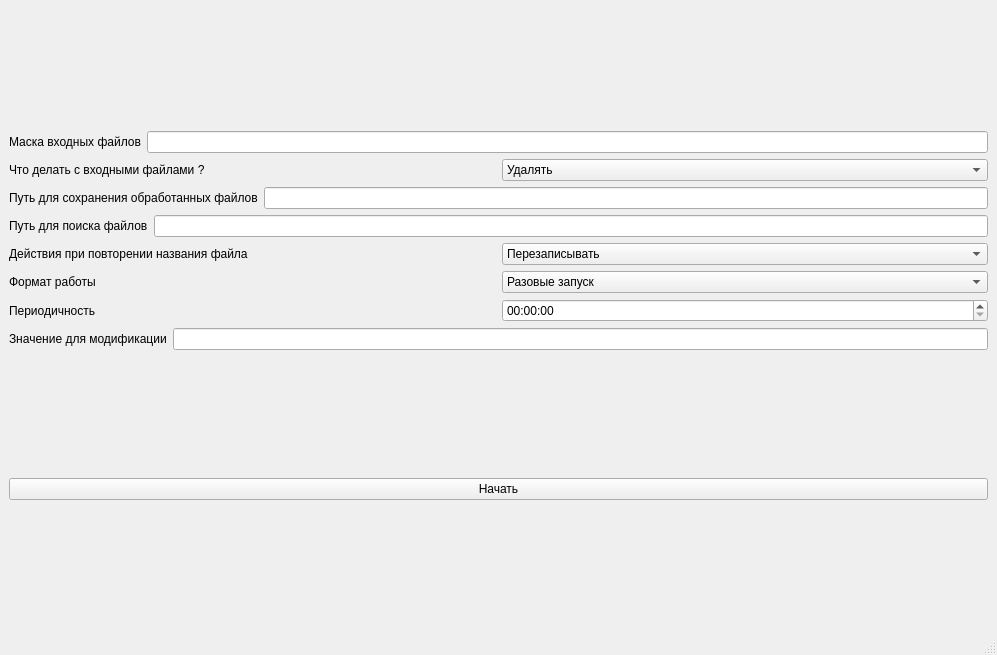
<?xml version="1.0" encoding="UTF-8"?>
<ui version="4.0">
 <class>MainWindow</class>
 <widget class="QMainWindow" name="MainWindow">
  <property name="geometry">
   <rect>
    <x>0</x>
    <y>0</y>
    <width>997</width>
    <height>655</height>
   </rect>
  </property>
  <property name="windowTitle">
   <string>MainWindow</string>
  </property>
  <property name="layoutDirection">
   <enum>Qt::LayoutDirection::LeftToRight</enum>
  </property>
  <widget class="QWidget" name="centralwidget">
   <layout class="QVBoxLayout" name="verticalLayout_2" stretch="90,10">
    <item>
     <layout class="QVBoxLayout" name="verticalLayout">
      <item>
       <layout class="QHBoxLayout" name="horizontalLayout">
        <item>
         <widget class="QLabel" name="label">
          <property name="text">
           <string>Маска входных файлов</string>
          </property>
         </widget>
        </item>
        <item>
         <widget class="QLineEdit" name="fileMaskLe"/>
        </item>
       </layout>
      </item>
      <item>
       <layout class="QHBoxLayout" name="horizontalLayout_2">
        <item>
         <widget class="QLabel" name="label_2">
          <property name="text">
           <string>Что делать с входными файлами ?</string>
          </property>
         </widget>
        </item>
        <item>
         <widget class="QComboBox" name="inputFileActionCmb">
          <item>
           <property name="text">
            <string>Удалять</string>
           </property>
          </item>
          <item>
           <property name="text">
            <string>Сохранять</string>
           </property>
          </item>
         </widget>
        </item>
       </layout>
      </item>
      <item>
       <layout class="QHBoxLayout" name="horizontalLayout_3">
        <item>
         <widget class="QLabel" name="label_3">
          <property name="text">
           <string>Путь для сохранения обработанных файлов</string>
          </property>
         </widget>
        </item>
        <item>
         <widget class="QLineEdit" name="outputPathLe"/>
        </item>
       </layout>
      </item>
      <item>
       <layout class="QHBoxLayout" name="horizontalLayout_4">
        <item>
         <widget class="QLabel" name="label_4">
          <property name="text">
           <string>Путь для поиска файлов</string>
          </property>
         </widget>
        </item>
        <item>
         <widget class="QLineEdit" name="inputPathLe"/>
        </item>
       </layout>
      </item>
      <item>
       <layout class="QHBoxLayout" name="horizontalLayout_6">
        <item>
         <widget class="QLabel" name="label_5">
          <property name="text">
           <string>Действия при повторении названия файла</string>
          </property>
         </widget>
        </item>
        <item>
         <widget class="QComboBox" name="repeatingFileCmb">
          <item>
           <property name="text">
            <string>Перезаписывать</string>
           </property>
          </item>
          <item>
           <property name="text">
            <string>Модифицировать название</string>
           </property>
          </item>
         </widget>
        </item>
       </layout>
      </item>
      <item>
       <layout class="QHBoxLayout" name="horizontalLayout_7">
        <item>
         <widget class="QLabel" name="label_6">
          <property name="text">
           <string>Формат работы</string>
          </property>
         </widget>
        </item>
        <item>
         <widget class="QComboBox" name="workFormatCmb">
          <item>
           <property name="text">
            <string>Разовые запуск</string>
           </property>
          </item>
          <item>
           <property name="text">
            <string>Периодическое срабатывание</string>
           </property>
          </item>
         </widget>
        </item>
       </layout>
      </item>
      <item>
       <layout class="QHBoxLayout" name="horizontalLayout_8">
        <item>
         <widget class="QLabel" name="label_7">
          <property name="text">
           <string>Периодичность</string>
          </property>
         </widget>
        </item>
        <item>
         <widget class="QTimeEdit" name="repeatTimeTe"/>
        </item>
       </layout>
      </item>
      <item>
       <layout class="QHBoxLayout" name="horizontalLayout_9">
        <item>
         <widget class="QLabel" name="label_8">
          <property name="text">
           <string>Значение для модификации</string>
          </property>
         </widget>
        </item>
        <item>
         <widget class="QLineEdit" name="modificationValueLe"/>
        </item>
       </layout>
      </item>
     </layout>
    </item>
    <item>
     <layout class="QVBoxLayout" name="verticalLayout_3">
      <item>
       <widget class="QPushButton" name="startProcessBtn">
        <property name="text">
         <string>Начать</string>
        </property>
       </widget>
      </item>
     </layout>
    </item>
   </layout>
  </widget>
  <widget class="QMenuBar" name="menubar">
   <property name="geometry">
    <rect>
     <x>0</x>
     <y>0</y>
     <width>997</width>
     <height>24</height>
    </rect>
   </property>
  </widget>
  <widget class="QStatusBar" name="statusbar"/>
 </widget>
 <resources/>
 <connections/>
</ui>
